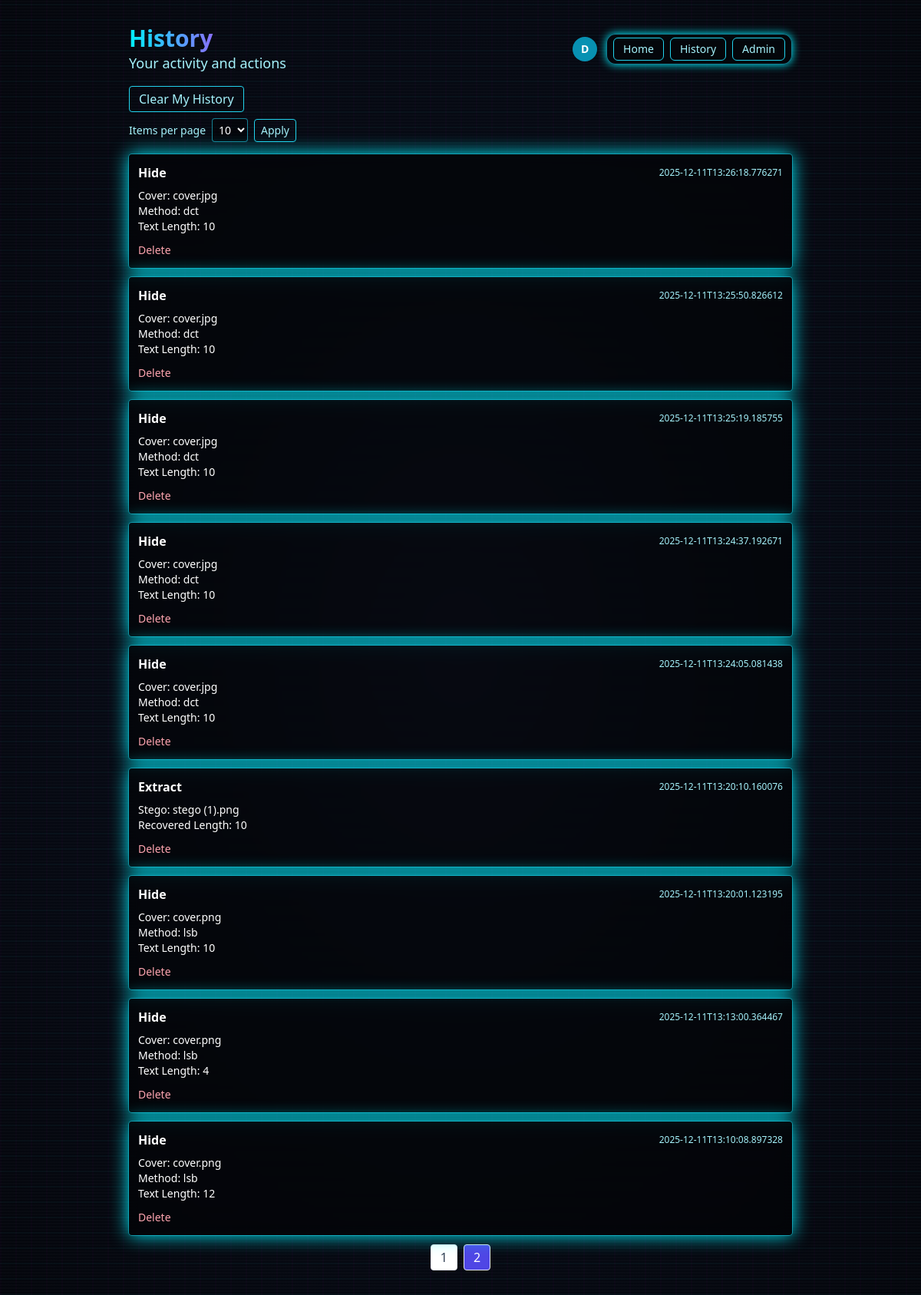
Page /history?page=2&limit=10 (signed in) on the committed database.
### tables this page shows
CREATE TABLE history (
            id INTEGER PRIMARY KEY AUTOINCREMENT,
            email TEXT NOT NULL,
            type TEXT NOT NULL,
            cover TEXT,
            stego TEXT,
            method TEXT,
            length INTEGER,
            time TEXT NOT NULL
        );

### app.py (the view)
    def wrapper(*args, **kwargs):
        if not session.get("user"):
            return redirect(url_for("welcome"))
        return fn(*args, **kwargs)

### app.py (called while the page is built)
def get_db():
    conn = sqlite3.connect(DB_PATH)
    conn.row_factory = sqlite3.Row
    return conn

def login_required(fn):
    def wrapper(*args, **kwargs):
        if not session.get("user"):
            return redirect(url_for("welcome"))
        return fn(*args, **kwargs)
    wrapper.__name__ = fn.__name__
    return wrapper

@app.get("/history")
@login_required
def history():
    page = int(request.args.get("page", "1") or "1")
    try:
        limit = int(request.args.get("limit", "10") or "10")
    except Exception:
        limit = 10
    if limit not in (10, 20, 50):
        limit = 10
    offset = (page - 1) * limit
    email = session.get("user", {}).get("email", "")
    conn = get_db()
    total = conn.execute("SELECT COUNT(*) AS c FROM history WHERE email=?", (email,)).fetchone()["c"]
    cur = conn.execute(
        "SELECT id, type, cover, stego, method, length, time FROM history WHERE email=? ORDER BY id DESC LIMIT ? OFFSET ?",
        (email, limit, offset),
    )
    rows = [dict(r) for r in cur.fetchall()]
    conn.close()
    pages = (total + limit - 1) // limit
    return render_template("history.html", user=session.get("user"), items=rows, page=page, pages=pages, limit=limit)

### templates/history.html (shortened to what this page needs)
<!doctype html>
<html lang="en">
<head>
  <script src="https://cdn.tailwindcss.com"></script>
</head>
<body class="text-white relative">
  <div class="absolute inset-0 -z-10">
    <div class="h-full w-full" style="background: radial-gradient(ellipse at center, #0a0f1f 0%, #050914 40%, #02040a 100%);"></div>
    <div class="absolute inset-0 opacity-30" style="background-image: repeating-linear-gradient(0deg, rgba(0,240,255,0.08) 0 2px, transparent 2px 20px), repeating-linear-gradient(90deg, rgba(255,0,255,0.06) 0 2px, transparent 2px 20px); background-size: 100% 100%; animation: gridShift 12s linear infinite;"></div>
    <div class="absolute inset-0" style="background-image: linear-gradient(transparent, rgba(255,255,255,0.03) 50%, transparent); background-size: 100% 4px; animation: scan 6s linear infinite;"></div>
  </div>
  <div class="max-w-4xl mx-auto py-8 px-4">
    <div class="flex items-center justify-between">
      <h1 class="leading-tight">
        <span class="block text-2xl md:text-3xl font-extrabold bg-clip-text text-transparent" style="background-image: linear-gradient(90deg,#00f0ff,#ff00ff)">History</span>
        <span class="block text-cyan-200 md:text-lg">Your activity and actions</span>
      </h1>
      <div class="flex items-center gap-3 text-sm">
        <a href="/profile" class="h-8 w-8 rounded-full bg-cyan-600 text-white flex items-center justify-center font-semibold">
          {{ (user.name if user else '')[:1]|upper }}
        </a>
        <div class="flex items-center gap-2 rounded-xl border border-cyan-400/60 bg-black/40 backdrop-blur px-2 py-1 shadow-[0_0_12px_#00f0ff]">
          <a href="/" class="inline-flex items-center gap-1 rounded-md border border-cyan-400 px-3 py-1 text-cyan-200 hover:bg-cyan-300 hover:text-black">Home</a>
          <a href="/history" class="inline-flex items-center gap-1 rounded-md border border-cyan-400 px-3 py-1 text-cyan-200 hover:bg-cyan-300 hover:text-black">History</a>
          {% if user and (user.role == 'admin') %}
          <a href="/admin/history" class="inline-flex items-center gap-1 rounded-md border border-cyan-400 px-3 py-1 text-cyan-200 hover:bg-cyan-300 hover:text-black">Admin</a>
          {% endif %}
        </div>
      </div>
    </div>
    <form method="post" action="/history/clear" class="mt-4">
      <button class="rounded px-3 py-1 border border-cyan-400 text-cyan-200 hover:text-black hover:bg-cyan-300 transition">Clear My History</button>
    </form>
    <form method="get" action="/history" class="mt-2 flex items-center gap-2 text-sm">
      <label class="text-cyan-200">Items per page</label>
      <select name="limit" class="rounded border border-cyan-400/60 bg-black/40 text-white p-1">
        <option value="10" {{ 'selected' if limit == 10 else '' }}>10</option>
      </select>
      <button class="rounded border border-cyan-400 px-2 py-1 text-cyan-200 hover:bg-cyan-300 hover:text-black">Apply</button>
    </form>
    <div class="mt-4 space-y-3">
      {% if items and items|length > 0 %}
        {% for it in items %}
        <div class="bg-black/50 backdrop-blur rounded shadow-[0_0_24px_#00f0ff] ring-1 ring-cyan-400/50 p-3">
          <div class="flex items-center justify-between">
            <div class="font-semibold">{{ it.type|capitalize }}</div>
            <div class="text-xs text-cyan-200">{{ it.time }}</div>
          </div>
          <div class="text-sm mt-2">
            {% if it.type == 'hide' %}
              <div>Cover: {{ it.cover }}</div>
              <div>Method: {{ it.method }}</div>
              <div>Text Length: {{ it.length }}</div>
            {% else %}
              <div>Stego: {{ it.stego }}</div>
              <div>Recovered Length: {{ it.length }}</div>
            {% endif %}
          </div>
          <form method="post" action="/history/delete/{{ it.id }}" class="mt-2">
            <button class="text-rose-300 text-sm">Delete</button>
          </form>
        </div>
        {% endfor %}
        {% if pages and pages > 1 %}
        <div class="mt-4 flex justify-center">
          {% for p in range(1, pages + 1) %}
          <a href="/history?page={{ p }}&limit={{ limit }}" class="px-3 py-1 mx-1 rounded border {{ 'bg-indigo-600 text-white' if p == page else 'bg-white text-slate-700' }}">{{ p }}</a>
          {% endfor %}
        </div>
        {% endif %}
      {% else %}
        <div class="text-cyan-200">No history yet.</div>
      {% endif %}
    </div>
  </div>
</body>
</html>

### rows in the picture
history: type "Hide", time "2025-12-11T13:26:18.776271", cover "cover.jpg", method "dct", length "10"
history: type "Hide", time "2025-12-11T13:25:50.826612", cover "cover.jpg", method "dct", length "10"
history: type "Hide", time "2025-12-11T13:25:19.185755", cover "cover.jpg", method "dct", length "10"
history: type "Hide", time "2025-12-11T13:24:37.192671", cover "cover.jpg", method "dct", length "10"
history: type "Hide", time "2025-12-11T13:24:05.081438", cover "cover.jpg", method "dct", length "10"
history: type "Extract", time "2025-12-11T13:20:10.160076", stego "stego (1).png", length "10"
history: type "Hide", time "2025-12-11T13:20:01.123195", cover "cover.png", method "lsb", length "10"
history: type "Hide", time "2025-12-11T13:13:00.364467", cover "cover.png", method "lsb", length "4"
history: type "Hide", time "2025-12-11T13:10:08.897328", cover "cover.png", method "lsb", length "12"

### other values in the picture
{{ (user.name if user else '')[:1]|upper }} "D"
{{ p }} "1" "2"
